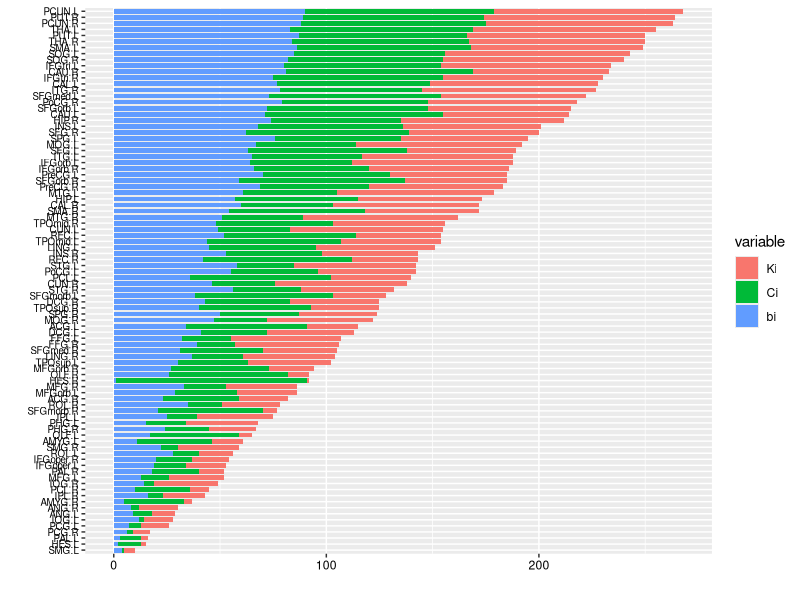

Reproduce this figure in R.
library(ggplot2)
library(reshape2)
library(gridExtra)

mydata_origin <- read.table(file = 'hub_control.csv',sep = ',',header = T, 
                            colClasses = c('character', rep('numeric', 3)))
mydata <- mydata_origin[,1:4]
mydata$r_order <- factor(x = c(90:1),labels = rev(mydata$node))

md <- melt(mydata,id = c('node','r_order'))

barplot_1 <-  ggplot(data=md,aes(x = r_order,y = value,fill = variable))
# cols <- c("cc" = "#808080","deg" = "#22DDDD","bc" = "#0909F7")

barplot_1 <- barplot_1 + geom_bar(stat = 'identity',width = 0.8)+ 
  coord_flip()+ xlab(' ') + ylab(' ')  + theme(axis.text.y = element_text(size=7)) + 
  theme(axis.text = element_text(colour = '#000000'))